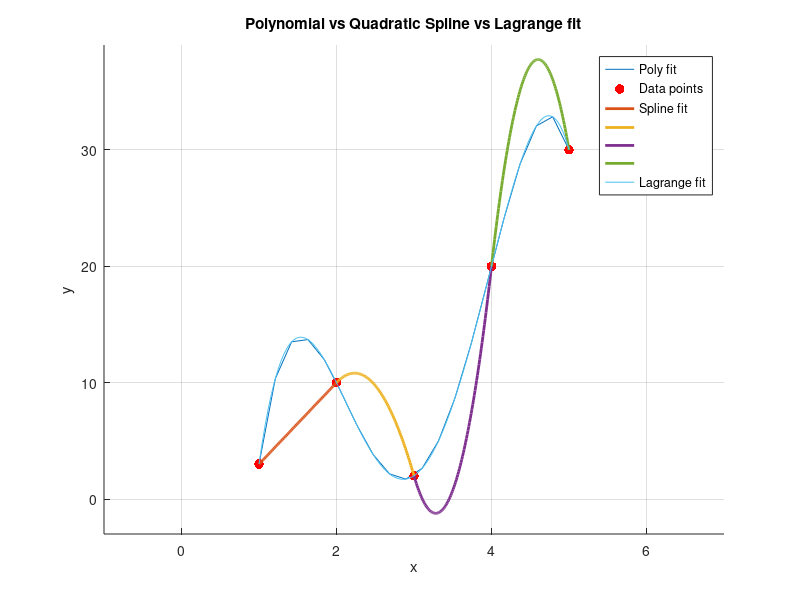

The MATLAB script that drew this image:
clear all
close all

% Data points
x = [1 2 3 4 5];
y = [3 10 2 20 30];

%Polynomial fit--------------------------------------------------------
figure;
hold on;
for N = 1:5
    G(N,:) = [1, x(N), x(N)^2, x(N)^3, x(N)^4];
end
y = y';
m = inv(G)*y;

xi = linspace(x(1), x(5), 20); % Increase the number of points for a smoother curve

for i = 1:20
    G_interp(i, :) = [1, xi(i), xi(i)^2, xi(i)^3, xi(i)^4];
end

yi = G_interp*m;
plot(xi, yi);
scatter(x, y, 50, 'r', 'filled');
%Quadratic spline fit---------------------------------------------------
% Compute the coefficients of the quadratic spline
N = length(x) - 1;
V = zeros(3*N,1);
Z = zeros(length(V), length(V));
j = 1;
f = 1;

for i = 1:2:2*N-1
    Z(i, f:f+2) = [1 x(j) x(j)^2 ];
    V(i) = y(j);
    j = j + 1;
    Z(i+1, f:f+2) = [1 x(j) x(j)^2];
    V(i+1) = y(j);
    f = f + 3;
end

j = 2;
l = 2;
for i = 2*N+1:3*N-1
    Z(i, j:j+1) = [1 2*x(l)];
    Z(i, j+3:j+4) = [-1 -2*x(l)];
    j = j + 3;
    l = l + 1;
end

% Adjust the value of a1 to be zero
Z(3*N, 3) = 1;

% Solve for the coefficients
m = inv(Z)* V;

% Plot the quadratic spline curves
m = reshape(m, 3, N); % Reshape Coeff to a 3xN matrix

for i = 1:N
    xi = linspace(x(i), x(i+1), 100); % Use specific x values
    y_interp = m(1, i)  + m(2, i) * xi + m(3, i)* xi.^2;
    plot(xi, y_interp, 'LineWidth', 2);
end

hold on
%Lagrange Polynomial Interpolation ----------------------------------------
x = [1 2 3 4 5];
y = [3 10 2 20 30];
n = length(x);
L = ones(n,100);

xi = linspace(x(1), x(5), 100);
z = zeros(1, 100);
   for i = 1:n
      for j = 1:n
         if i ~= j
            L(i, :) = L(i, :).* (xi - x(j))/(x(i) - x(j));
         end
      end
   end % Initialize y as a row vector
   for i = 1:n
      z = z + y(i) * L(i, :);
   end
plot(xi,z)
legend('Poly fit','Data points','Spline fit','','','', 'Lagrange fit','Location', 'best')
grid on;
xlim([min(x)-2 max(x)+2]);
ylim([min(y)-5 max(y)+9]);
xlabel('x');
ylabel('y');
title('Polynomial vs Quadratic Spline vs Lagrange fit');
grid on;